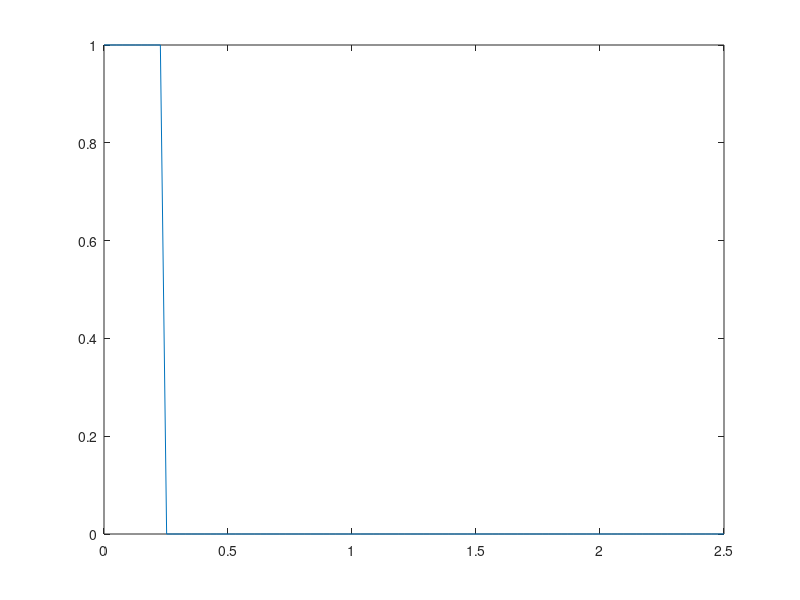

Recreate this plot in MATLAB.
t = 0.5;
tm = linspace(0, t*5, 100);
y = zeros(1, 100);
for i = 1:20
    if(tm(i) <= t/2)
        y(i) = 1;
    elseif(tm(i) > t/2)
        y(i) = 0;
    end
end
plot(tm, y);
